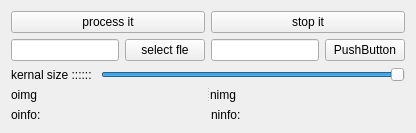
      <widget class="QWidget" name="tab_9">
       <attribute name="title">
        <string>laplace</string>
       </attribute>
       <layout class="QVBoxLayout" name="verticalLayout_9">
        <item>
         <layout class="QHBoxLayout" name="horizontalLayout_66">
          <item>
           <widget class="QPushButton" name="pushButton_63">
            <property name="text">
             <string>process it</string>
            </property>
           </widget>
          </item>
          <item>
           <widget class="QPushButton" name="pushButton_64">
            <property name="text">
             <string>stop it</string>
            </property>
           </widget>
          </item>
         </layout>
        </item>
        <item>
         <layout class="QHBoxLayout" name="horizontalLayout_64">
          <item>
           <widget class="QLineEdit" name="lineEdit_31"/>
          </item>
          <item>
           <widget class="QPushButton" name="pushButton_61">
            <property name="text">
             <string>select fle</string>
            </property>
           </widget>
          </item>
          <item>
           <widget class="QLineEdit" name="lineEdit_32"/>
          </item>
          <item>
           <widget class="QPushButton" name="pushButton_62">
            <property name="text">
             <string>PushButton</string>
            </property>
           </widget>
          </item>
         </layout>
        </item>
        <item>
         <layout class="QHBoxLayout" name="horizontalLayout_65">
          <item>
           <widget class="QLabel" name="label_92">
            <property name="text">
             <string>kernal size :::::: </string>
            </property>
           </widget>
          </item>
          <item>
           <widget class="QSlider" name="horizontalSlider_20">
            <property name="maximum">
             <number>1</number>
            </property>
            <property name="singleStep">
             <number>1</number>
            </property>
            <property name="pageStep">
             <number>1</number>
            </property>
            <property name="value">
             <number>1</number>
            </property>
            <property name="orientation">
             <enum>Qt::Horizontal</enum>
            </property>
           </widget>
          </item>
         </layout>
        </item>
        <item>
         <widget class="QSplitter" name="splitter_16">
          <property name="sizePolicy">
           <sizepolicy hsizetype="Expanding" vsizetype="Expanding">
            <horstretch>0</horstretch>
            <verstretch>0</verstretch>
           </sizepolicy>
          </property>
          <property name="orientation">
           <enum>Qt::Horizontal</enum>
          </property>
          <widget class="QLabel" name="label_90">
           <property name="sizePolicy">
            <sizepolicy hsizetype="Preferred" vsizetype="Expanding">
             <horstretch>0</horstretch>
             <verstretch>0</verstretch>
            </sizepolicy>
           </property>
           <property name="text">
            <string>oimg</string>
           </property>
          </widget>
          <widget class="QWidget" name="layoutWidget_21">
           <layout class="QGridLayout" name="gridLayout_16">
            <item row="0" column="0">
             <widget class="QLabel" name="label_91">
              <property name="sizePolicy">
               <sizepolicy hsizetype="Preferred" vsizetype="Preferred">
                <horstretch>0</horstretch>
                <verstretch>0</verstretch>
               </sizepolicy>
              </property>
              <property name="text">
               <string>nimg</string>
              </property>
             </widget>
            </item>
           </layout>
          </widget>
         </widget>
        </item>
        <item>
         <layout class="QHBoxLayout" name="horizontalLayout_63">
          <item>
           <widget class="QLabel" name="label_88">
            <property name="sizePolicy">
             <sizepolicy hsizetype="Preferred" vsizetype="Minimum">
              <horstretch>0</horstretch>
              <verstretch>0</verstretch>
             </sizepolicy>
            </property>
            <property name="maximumSize">
             <size>
              <width>16777215</width>
              <height>32</height>
             </size>
            </property>
            <property name="text">
             <string>oinfo:</string>
            </property>
           </widget>
          </item>
          <item>
           <widget class="QLabel" name="label_89">
            <property name="sizePolicy">
             <sizepolicy hsizetype="Preferred" vsizetype="Minimum">
              <horstretch>0</horstretch>
              <verstretch>0</verstretch>
             </sizepolicy>
            </property>
            <property name="maximumSize">
             <size>
              <width>16777215</width>
              <height>32</height>
             </size>
            </property>
            <property name="text">
             <string>ninfo:</string>
            </property>
           </widget>
          </item>
         </layout>
        </item>
       </layout>
      </widget>
